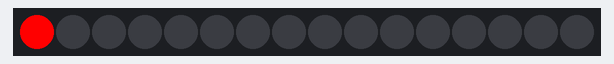
The sketch below on a simulated Arduino Uno, built with avr-gcc and run on an emulated ATmega328P. Parts: 16 RGB LEDs in strip order, left to right.

Above: at 0.1 s.
At 0.5 s:
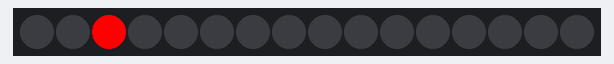
At 0.9 s:
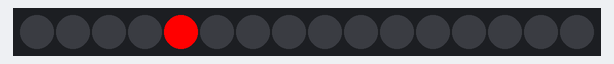
At 1.7 s:
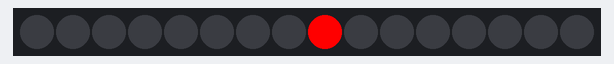
At 2.51 s:
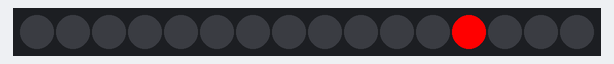
At 3.51 s:
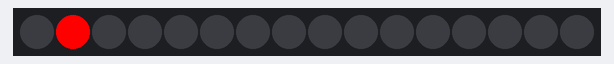

The sketch:

LED.ino
```cpp
#include <Adafruit_NeoPixel.h>

#define PIN 6
#define NUMPIXELS 16

Adafruit_NeoPixel pixels(NUMPIXELS, PIN, NEO_GRB + NEO_KHZ800);

void setup() {
  pixels.begin();
}

int i = 0;
void loop() {
  pixels.clear();
  pixels.setPixelColor(i, pixels.Color(255, 0, 0));
  pixels.show();
  i = (i + 1) % NUMPIXELS;

  delay(200);
}
```

Measured:
- by itself, everything shown: repeats every 3.2 s, in 16 steps
